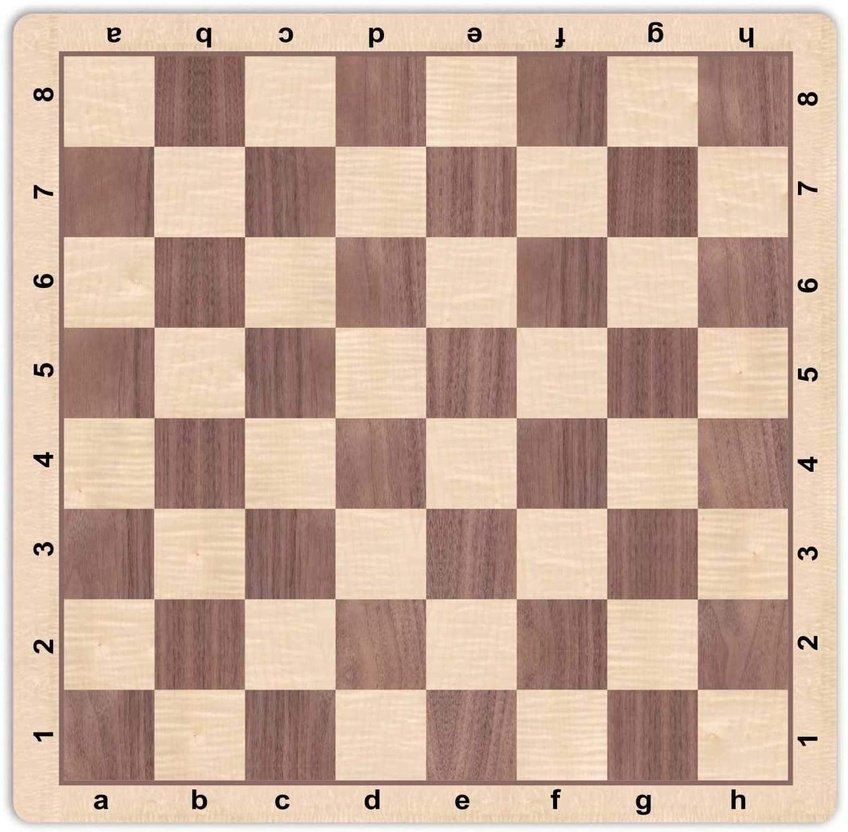
#> input picture OpenCV/5_Feature Detection/chess.jpg, 848 x 832 px, shrunk from 1254 x 1231 before the run
$ python shi-tomasi_corner.py
#> lines starting #> are read from the running program, lines starting #| are printed output that depends on the picture; after the words box and inside, x2 and y2 are one past the last pixel; in counts of white or black regions, pixels touching at a corner belong together
# R = min(L1, L2), where L are the eigenvalues
# if greater than threshold Lmin, considered a corner
# cv2.goodFeaturesToTrack() finds N strongest corners in the image
    # image
    # number of corners to find
    # quality level (0-1) --> min quality of acceptable corner
    # min euclidean distance between corners
# first, finds all corners in image
    # reject all below min quality
    # sorts remaining based in descending quality
    # takes first strongest corner, removes all nearby corners in ran of min distance
    # returns the N strongest corners

import cv2
import numpy as np
import matplotlib.pyplot as plt

img = cv2.imread('chess.jpg')
#> img is the input picture: shape (832, 848, 3); mean B, G, R 155.1, 172.1, 200.8
gray = cv2.cvtColor(img, cv2.COLOR_BGR2GRAY)
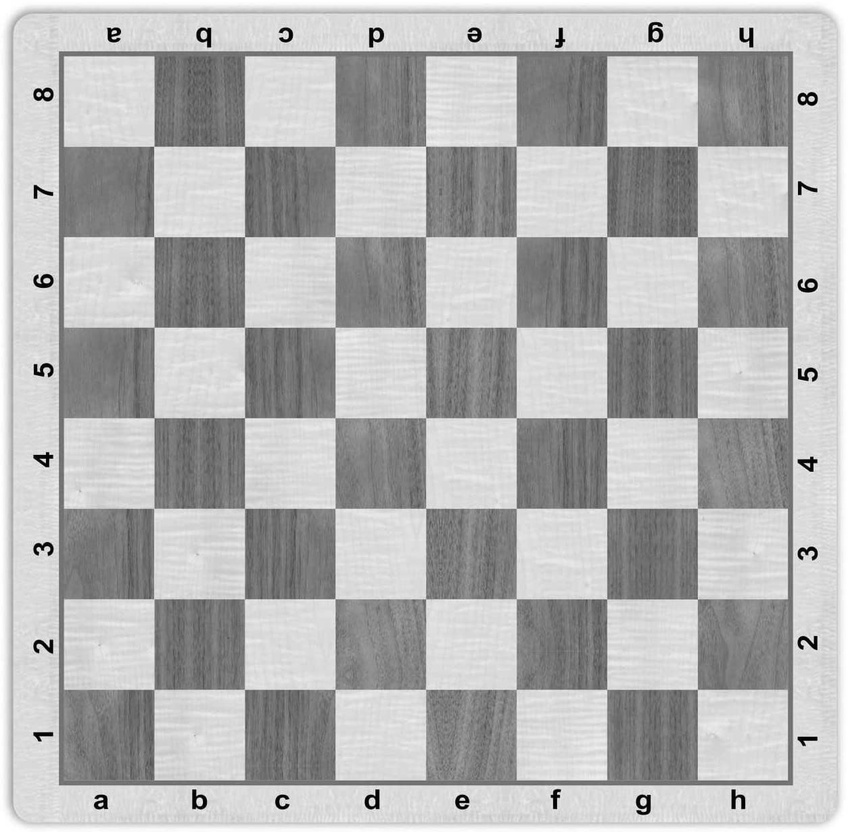
#> gray: shape (832, 848); min 0, max 255, mean 178.7

corners = cv2.goodFeaturesToTrack(gray, 25, 0.01, 10)
#> corners = 25 rows, first 8: [112, 33], [556, 40], [102, 803], [557, 793], [37, 275], [40, 740], [476, 32], [39, 371]
corners = np.int0(corners)

for i in corners:
    x, y = i.ravel()
    cv2.circle(img, (x, y), 5, 255, -1)
#> this loop made 25 passes
#> (x, y) on passes 1 to 12: (112, 33), (556, 40), (102, 803), (557, 793), (37, 275), (40, 740), (476, 32), (39, 371), (804, 741), (464, 799), (802, 648), (288, 798)
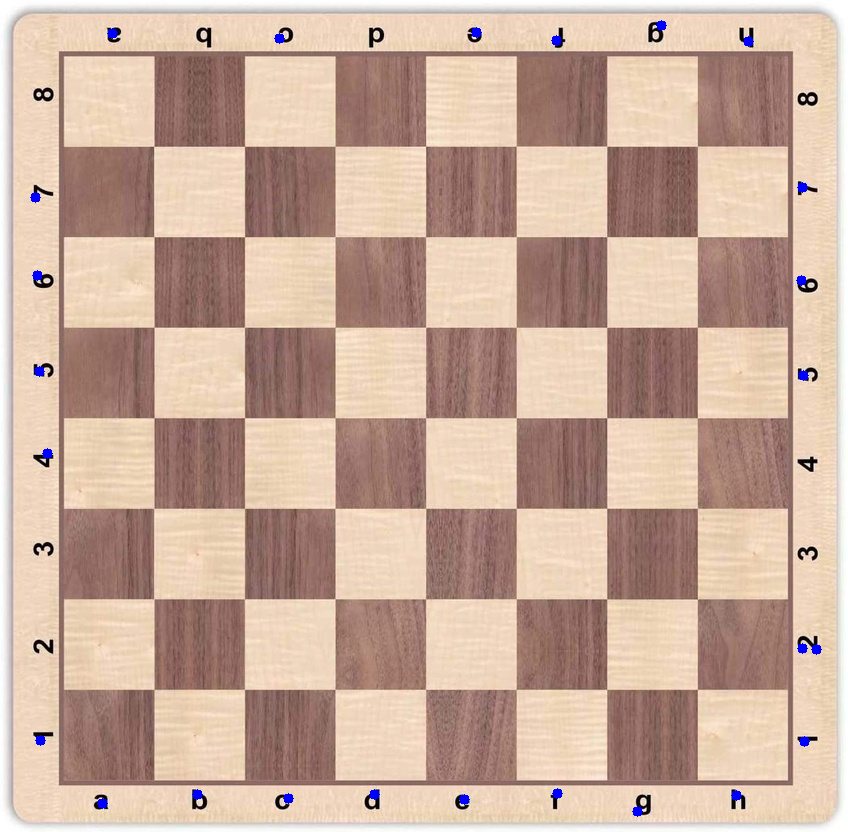
#> img: shape (832, 848, 3); 0.29% of pixels changed, all inside (x1, y1, x2, y2) = (30, 20, 822, 817)

plt.imshow(img), plt.show()
